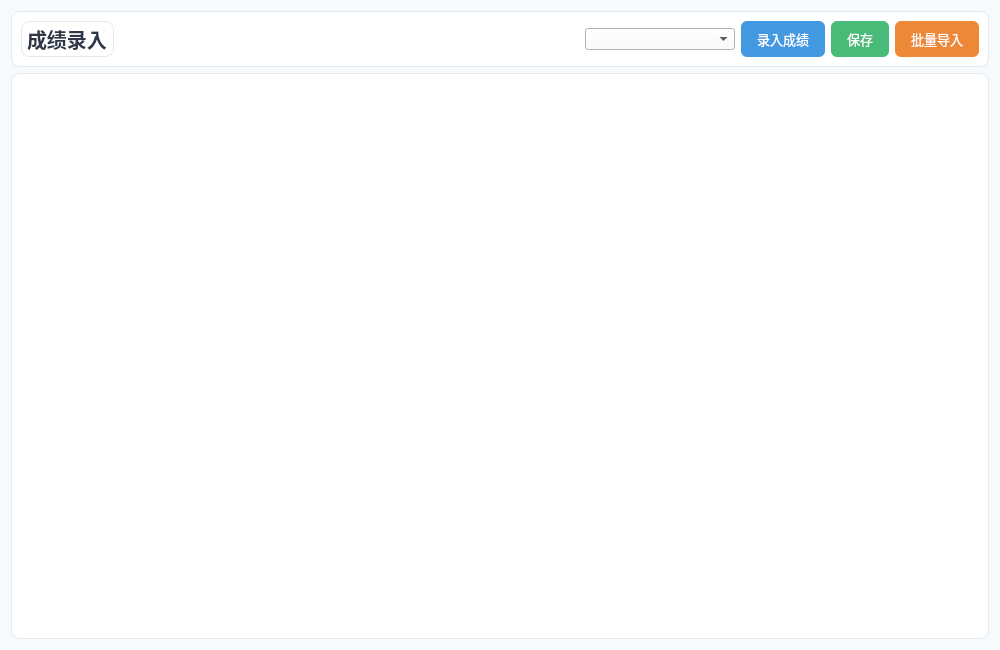
<?xml version="1.0" encoding="UTF-8"?>
<ui version="4.0">
 <class>TeacherGradePage</class>
 <widget class="QWidget" name="TeacherGradePage">
  <property name="geometry">
   <rect>
    <x>0</x>
    <y>0</y>
    <width>1000</width>
    <height>650</height>
   </rect>
  </property>
  <property name="styleSheet">
   <string notr="true">QWidget {
    background: #f7fafc;
}
QFrame {
    background: white;
    border-radius: 8px;
    border: 1px solid #e2e8f0;
}
QPushButton {
    border: none;
    border-radius: 6px;
    padding: 8px 16px;
    font-size: 13px;
}
QLineEdit {
    border: 1px solid #e2e8f0;
    border-radius: 6px;
    padding: 8px 12px;
    font-size: 13px;
}
QTableView {
    border: 1px solid #e2e8f0;
    border-radius: 8px;
    alternate-background-color: #f7fafc;
}
QTableView::header {
    background: #48bb78;
    color: white;
    font-weight: bold;
}
</string>
  </property>
  <layout class="QVBoxLayout" name="verticalLayout">
   <item>
    <widget class="QFrame" name="headerFrame">
     <layout class="QHBoxLayout" name="horizontalLayout">
      <item>
       <widget class="QLabel" name="titleLabel">
        <property name="styleSheet">
         <string notr="true">font-size: 20px; font-weight: bold; color: #2d3748;</string>
        </property>
        <property name="text">
         <string>成绩录入</string>
        </property>
       </widget>
      </item>
      <item>
       <spacer name="horizontalSpacer">
        <property name="orientation">
         <enum>Qt::Orientation::Horizontal</enum>
        </property>
        <property name="sizeHint" stdset="0">
         <size>
          <width>40</width>
          <height>20</height>
         </size>
        </property>
       </spacer>
      </item>
      <item>
       <widget class="QComboBox" name="courseCombo">
        <property name="minimumSize">
         <size>
          <width>150</width>
          <height>0</height>
         </size>
        </property>
       </widget>
      </item>
      <item>
       <widget class="QPushButton" name="inputBtn">
        <property name="styleSheet">
         <string notr="true">background: #4299e1; color: white;</string>
        </property>
        <property name="text">
         <string>录入成绩</string>
        </property>
       </widget>
      </item>
      <item>
       <widget class="QPushButton" name="saveBtn">
        <property name="styleSheet">
         <string notr="true">background: #48bb78; color: white;</string>
        </property>
        <property name="text">
         <string>保存</string>
        </property>
       </widget>
      </item>
      <item>
       <widget class="QPushButton" name="importBtn">
        <property name="styleSheet">
         <string notr="true">background: #ed8936; color: white;</string>
        </property>
        <property name="text">
         <string>批量导入</string>
        </property>
       </widget>
      </item>
     </layout>
    </widget>
   </item>
   <item>
    <widget class="QTableView" name="tableView">
     <property name="selectionMode">
      <enum>QAbstractItemView::SelectionMode::SingleSelection</enum>
     </property>
     <property name="selectionBehavior">
      <enum>QAbstractItemView::SelectionBehavior::SelectRows</enum>
     </property>
    </widget>
   </item>
  </layout>
 </widget>
 <resources/>
 <connections/>
</ui>
